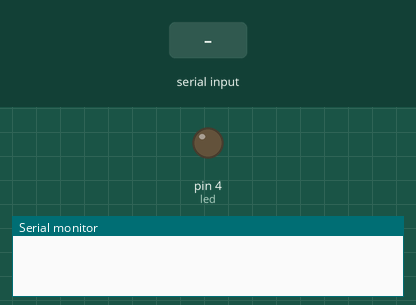
Bench run of a sketch on a simulated Arduino Uno, built with avr-gcc and run on an emulated ATmega328P. Parts: output pins drawn as LEDs (lit = HIGH), the last lines printed to the serial monitor. Inputs (shaded band) come from the test bench.

Above: at 1.2 s.
1.3 s: "1\n" received over Serial
At 2.4 s:
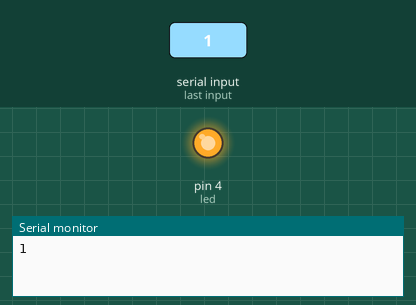
2.8 s: "0\n" received over Serial
At 3.5 s:
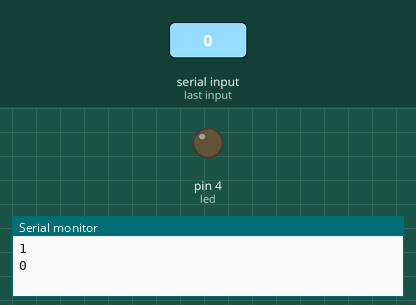
Timing chart, 0 to 5.8 s (numbered marks = the images above; inputs shaded):
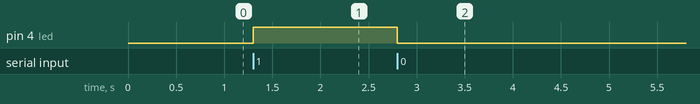

Measured:
- after the input at 1.3 s, pin 4 (led): LOW → HIGH at once
- after the input at 2.8 s, pin 4 (led): HIGH → LOW at once

The sketch:

ledControl.ino
```cpp
char incomingValue = 0;
int led= 4;

void setup() {
  // put your setup code here, to run once:
  Serial.begin(9600);
  pinMode(led, OUTPUT);
}

void loop() {
  //put your main code here, to run repeatedly:
  if (Serial.available() > 0)
  {
    incomingValue = Serial.read();
    Serial.print(incomingValue);
    Serial.print("\n");
    if (incomingValue == '1')
      digitalWrite(led,HIGH);
    else if (incomingValue == '0')
      digitalWrite(led,LOW);
  }
}
```
